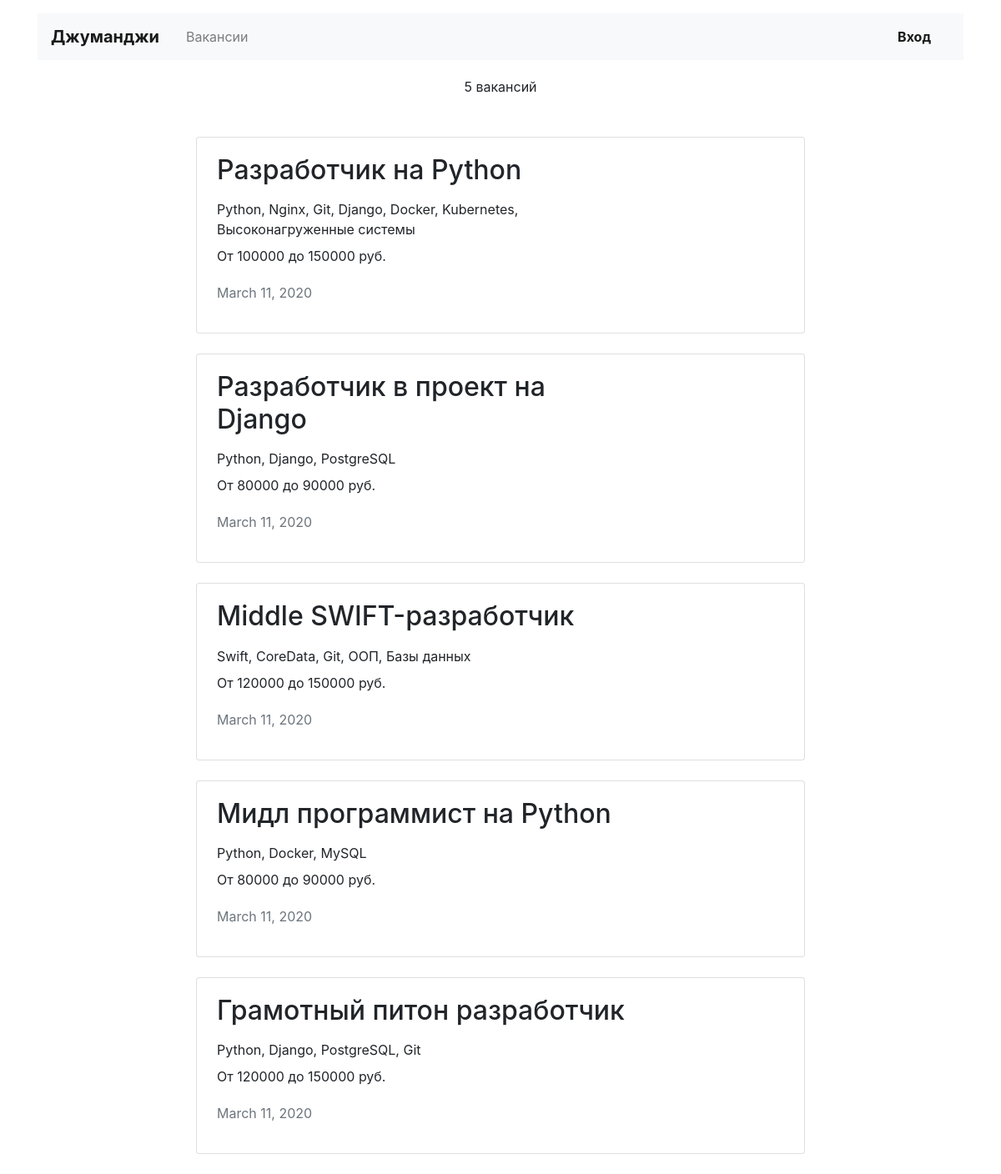
Page /vacancies/ on the committed database.
### vacancy/models.py (models this page shows, shortened)
class Vacancy(models.Model):
    title = models.CharField(max_length=32)
    specialty = models.ForeignKey(Specialty, on_delete=models.CASCADE, related_name="vacancies")
    company = models.ForeignKey(Company, on_delete=models.CASCADE, related_name="vacancies")
    skills = models.TextField()
    description = models.TextField()
    salary_min = models.IntegerField()
    salary_max = models.IntegerField()
    published_at = models.DateField()
    class Meta:
        verbose_name = 'Vacancy'
        verbose_name_plural = 'Vacancies'

### vacancy/views.py (the view)
# urls.py: path('vacancies/', VacanciesView.as_view(), name='vacancies_view'),
class VacanciesView(ListView):
    model = Vacancy
    context_object_name = 'vacancies'
    template_name = 'vacancy/vacancies.html'
    queryset = model.objects.select_related('specialty', 'company')

### vacancy/templatetags/ru_pluralize.py (called while the page is built)
@register.filter()
def ru_pluralize(number, arg: str = 'ночь,ночи,ночей'):
    nominative_singular, genitive_singular, genitive_plural = arg.split(',')
    number = abs(number)
    if number % 10 in [0, 5, 6, 7, 8, 9] or 11 <= number % 100 <= 19:
        return f'{number} {genitive_plural}'
    elif number % 10 == 1:
        return f'{number} {nominative_singular}'
    else:
        return f'{number} {genitive_singular}'

### templates/vacancy/vacancies.html (shortened to what this page needs)
{% extends 'vacancy/base.html' %}
{% load ru_pluralize %}
{% block container %}
  <main class="container mt-3">
    <section>
      <p class="text-center pt-1">{{ vacancies|length|ru_pluralize:'вакансия, вакансии, вакансий' }}</p>
      <div class="row mt-5">
        <div class="col-12 col-lg-8 offset-lg-2 m-auto">
          {% for vacancy in vacancies %}
          <div class="card mb-4">
            <div class="card-body px-4">
              <div class="row">
                <div class="col-12 col-md-8 col-lg-9">
                  <h2 class="h2 pb-2">{{ vacancy.title }}</h2>
                  <p class="mb-2">{{ vacancy.skills }}</p>
                  <p>От {{ vacancy.salary_min }} до {{ vacancy.salary_max }} руб.</p>
                  <p class="text-muted pt-1">{{ vacancy.published_at|date }}</p>
                </div>
                <div class="col-12 col-md-4 col-lg-3 d-flex align-items-end">
                </div>
              </div>
            </div>
          </div>
          {% endfor %}
        </div>
      </div>
    </section>
  </main>
{% endblock %}

### rows in the picture
Vacancy: title "Разработчик на Python", skills "Python, Nginx, Git, Django, Docker, Kubernetes, Высоконагруженные системы", salary_min "100000", salary_max "150000", published_at "March 11, 2020"
Vacancy: title "Разработчик в проект на Django", skills "Python, Django, PostgreSQL", salary_min "80000", salary_max "90000", published_at "March 11, 2020"
Vacancy: title "Middle SWIFT-разработчик", skills "Swift, CoreData, Git, ООП, Базы данных", salary_min "120000", salary_max "150000", published_at "March 11, 2020"
Vacancy: title "Мидл программист на Python", skills "Python, Docker, MySQL", salary_min "80000", salary_max "90000", published_at "March 11, 2020"
Vacancy: title "Грамотный питон разработчик", skills "Python, Django, PostgreSQL, Git", salary_min "120000", salary_max "150000", published_at "March 11, 2020"

### other values in the picture
{{ vacancies|length|ru_pluralize:'вакансия, вакансии, вакансий' }} "5 вакансий"
